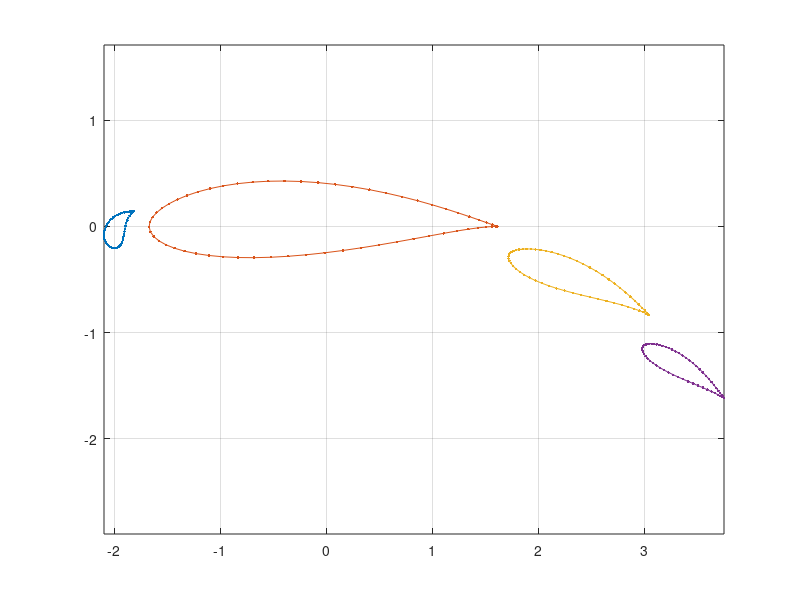
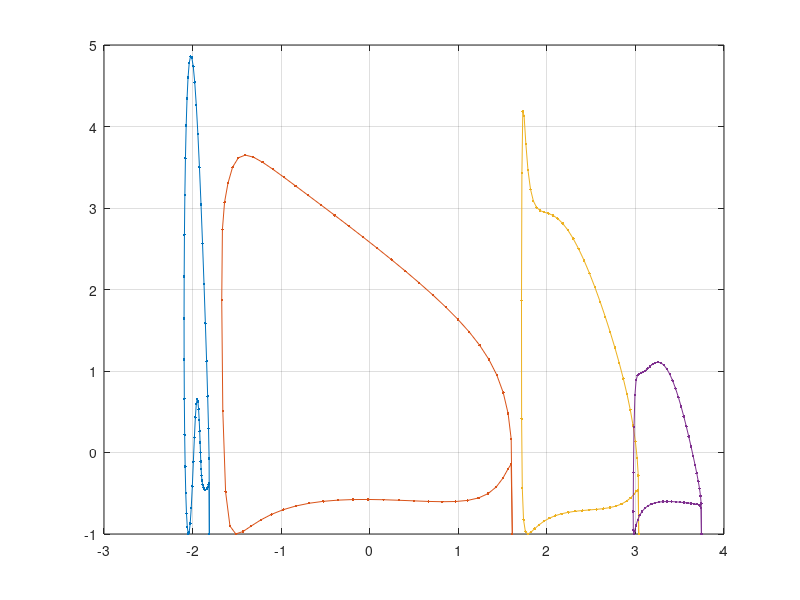

Reproduce these figures in MATLAB, in order.
%   Sudhoo_geom
%
%   Assemble, plot and save the Sudhoo-Hall four element aerofoil

% Clear the workspace
close all; clear; clc;

% Paste the geometry
x{1} = [-1.810750
-1.813307
-1.819881
-1.829545
-1.841627
-1.855592
-1.871002
-1.887487
-1.904719
-1.922406
-1.940276
-1.958075
-1.975563
-1.992516
-2.008723
-2.023988
-2.038132
-2.050994
-2.062434
-2.072331
-2.080587
-2.087128
-2.091904
-2.094890
-2.096085
-2.095517
-2.093234
-2.089312
-2.083850
-2.076969
-2.068811
-2.059536
-2.049322
-2.038360
-2.026854
-2.015013
-2.003050
-1.991177
-1.979600
-1.968513
-1.958090
-1.948480
-1.939801
-1.932126
-1.925480
-1.919823
-1.915041 
-1.910931
-1.907193
-1.903423 
-1.899126
-1.893757
-1.886803 
-1.877916 
-1.867077
-1.854739 
-1.841857
-1.829748 
-1.819801 
-1.813188 
-1.810750];

y{1} = [.144262
.143908
.143221
.142381
.141336
.139927
.137958
.135231
.131569
.126822
.120875
.113650
.105105
.095231
.084054
.071630
.058040
.043396
.027827
.011485
-.005463
-.022835
-.040441
-.058081
-.075553
-.092652
-.109176
-.124926
-.139711
-.153352
-.165678 
-.176535
-.185786
-.193310
-.199004 
-.202788 
-.204597 
-.204390 
-.202142 
-.197843 
-.191502 
-.183135 
-.172770
-.160436 
-.146163
-.129982 
-.111922 
-.092021 
-.070345 
-.047021 
-.022287 
.003448 
.029539 
.055080 
.078948 
.099961 
.117131 
.129908 
.138314 
.142857 
.144262];

cp{1} = [1.00000
.07316
-.29350 
-.68819 
-1.12057
-1.58530
-2.07106
-2.56321
-3.04525
-3.50005
-3.91095
-4.26266
-4.54201
-4.73859
-4.84514
-4.85779
-4.77612
-4.60311
-4.34486
-4.01033
-3.61084
-3.15964
-2.67136
-2.16149
-1.64583
-1.14006 
-.65932 
-.21780
.17142 
.49664
.74761
.91574
.99442
.97975 
.87206 
.67835
.41575 
.11432 
-.18372 
-.43183 
-.59331 
-.65402 
-.62449 
-.53076
-.40187 
-.26133 
-.12453 
.00032 
.10986 
.20348 
.28173
.34540 
.39499 
.43059 
.45184 
.45821 
.44937 
.42631
.39437 
.37553 
1.00000];

x{2} = [1.609991
1.597197
1.562304
1.507526
1.434580
1.345175
1.241054
1.123974
.995681
.857885
.712257
.560423
.403962
.244415
.083282
-.077974
-.237925
-.395181
-.548392
-.696249
-.837489
-.970904
-1.095341
-1.209718
-1.313032
-1.404386
-1.483033
-1.548449
-1.600418
-1.638910
-1.663200
-1.670707
-1.658681
-1.627123
-1.577778
-1.512232
-1.431593
-1.336754
-1.228589
-1.108034
-.976123 
-.833995 
-.682898 
-.524190 
-.359339 
-.189925 
-.017641 
.155708 
.328205 
.497829 
.662475 
.819979
.968178 
1.104986 
1.228497 
1.337078 
1.429391 
1.504290 
1.560569 
1.596648 
1.609991];

y{2} = [.000000
.004266
.016365
.035706
.061410
.092341
.127214
.164685
.203406
.242075
.279465
.314451
.346028
.373322
.395607
.412305
.422992
.427402
.425421
.417088
.402590
.382256
.356551
.326069
.291526
.253744
.213634
.172118
.129927
.087135 
.042789 
-.003832 
-.050962
-.095729
-.136638 
-.173315
-.205622 
-.233354 
-.256240
-.274006 
-.286426 
-.293361
-.294776 
-.290761 
-.281536 
-.267456
-.249014 
-.226836 
-.201675 
-.174405 
-.146008
-.117561 
-.090211 
-.065132 
-.043436 
-.026028 
-.013408 
-.005473
-.001464 
-.000124 
000000];

cp{2} = [1.00000
-.16576
-.47991
-.73400
-.95105 
-1.14235
-1.31613
-1.47851
-1.63379
-1.78478
-1.93312
-2.07959
-2.22440
-2.36734
-2.50797
-2.64574
-2.78005
-2.91032
-3.03598
-3.15649
-3.27111
-3.37866
-3.47686
-3.56131
-3.62366
-3.64929
-3.61607
-3.50073
-3.30410
-3.07111
-2.73613
-1.87063 
-.51231
.48457 
.90251 
.99932
.97005 
.90124 
.82653 
.75852
.70148 
.65633 
.62258 
.59910 
.58453
.57742 
.57628 
.57962 
.58589 
.59341 
.60024
.60396
.60132 
.58790 
.55774
.50396 
.42157
.31407
.20319 
.14344 
1.00000];

x{3} = [3.037048
3.032166
3.019220
2.999359
2.973296
2.941586
2.904713
2.863144
2.817344
2.767788
2.714960
2.659358
2.601492
2.541884
2.481068
2.419592
2.358007
2.296871
2.236734
2.178132
2.121578
2.067545
2.016457
1.968672
1.924478
1.884086
1.847642
1.815240
1.786958
1.762900
1.743237
1.728232
1.718244
1.713688
1.714979
1.722516
1.736648
1.757659
1.785726
1.820903
1.863110 
1.912130
1.967612 
2.029074
2.095908
2.167379 
2.242632 
2.320689 
2.400457 
2.480735 
2.560236 
2.637612 
2.711493 
2.780534 
2.843465 
2.899129 
2.946505 
2.984708 
3.012984 
3.030684 
3.037048];

y{3} = [-.832711
-.827725
-.814299
-.793708
-.767099
-.735587
-.700239
-.662065
-.622015
-.580976
-.539771 
-.499150 
-.459790
-.422283 
-.387137
-.354771
-.325514
-.299599
-.277167
-.258270
-.242872
-.230856
-.222040
-.216187
-.213036
-.212324
-.213816
-.217345
-.222824
-.230267
-.239777
-.251521
-.265690
-.282436 
-.301795 
-.323631
-.347638 
-.373376
-.400328 
-.427947 
-.455708 
-.483140 
-.509852 
-.535557 
-.560071 
-.583321
-.605332 
-.626221 
-.646172
-.665420
-.684216 
-.702793
-.721326 
-.739877 
-.758340 
-.776391 
-.793449 
-.808683 
-.821071
-.829487 
-.832711];

cp{3} = [1.00000
.28274
.06608 
-.13521
-.33141
-.52467
-.71602
-.90646
-1.09670
-1.28698
-1.47684
-1.66510
-1.84990
-2.02881
-2.19895
-2.35716
-2.50023
-2.62514
-2.72938
-2.81140
-2.87107
-2.91028
-2.93359
-2.94887
-2.96791
-3.00686
-3.08636
-3.23060
-3.46267
-3.78665
-4.12698
-4.18575 
-3.42610
-1.86116
-.41284 
.43553 
.82560 
.97094 
.99982
.97702 
.93430 
.88720
.84313 
.80534 
.77478 
.75123 
.73377 
.72117 
.71199 
.70465 
.69747 
.68858 
.67598 
.65763 
.63173
.59744 
.55580
.51107 
.47260 
.46313 
1.00000];

x{4} = [3.744949 
    3.742143
3.734796
3.723709
3.709420
3.692341
3.672790
3.651024
3.627256
3.601673
3.574451
3.545764
3.515796
3.484740
3.452803
3.420210
3.387197
3.354011
3.320904
3.288128
3.255927
3.224533
3.194154
3.164978
3.137166
3.110864
3.086209
3.063351
3.042472
3.023798
3.007615
2.994255
2.984083
2.977457
2.974694
2.976042
2.981682
2.991729
3.006235
3.025182 
3.048487 
3.076000 
3.107505 
3.142716 
3.181283 
3.222787 
3.266738 
3.312579
3.359681 
3.407352 
3.454836 
3.501327 
3.545986 
3.587959 
3.626405 
3.660528 
3.689609 
3.713037
3.730324
3.741095 
3.744949];

y{4} = [-1.616546
    -1.613143
-1.603945
-1.589732
-1.571191
-1.549014
-1.523890
-1.496491
-1.467460
-1.437401
-1.406870
-1.376375
-1.346370
-1.317257
-1.289380
-1.263032
-1.238449
-1.215814
-1.195255
-1.176854
-1.160643
-1.146618
-1.134742
-1.124964
-1.117226
-1.111482
-1.107710
-1.105920
-1.106151
-1.108462
-1.112920
-1.119576
-1.128453
-1.139537
-1.152758
-1.167978
-1.184991
-1.203541
-1.223348
-1.244128
-1.265609
-1.287541
-1.309707
-1.331925 
-1.354052 
-1.375982 
-1.397640 
-1.418980 
-1.439974
-1.460596 
-1.480810 
-1.500555 
-1.519723 
-1.538144 
-1.555578 
-1.571702 
-1.586116 
-1.598354 
-1.607895 
-1.614181 
-1.616546];

cp{4} = [1.00000
.62634
.53266 
.44428
.35263 
.25514
.15103
.04043 
-.07584
-.19645
-.31953
-.44280
-.56359
-.67894
-.78577
-.88100
-.96182 
-1.02592
-1.07177
-1.09890
-1.10812
-1.10164
-1.08304
-1.05699
-1.02871
-1.00328
-.98451
-.97362
-.96665
-.94934
-.88599
-.70399
-.31327
.24784 
.72473 
.95464
.99930 
.96013 
.89509
.82878
.77010 
.72152 
.68299 
.65358 
.63206 
.61721
.60784 
.60289 
.60138 
.60244 
.60531
.60935 
.61402 
.61892 
.62382
.62874 
.63408 
.64100 
.65257 
.67848 
1.00000];

% Plot the geometry
figure(); hold on; grid on; box on; axis equal;
for n = 1:length(x)
    plot(x{n},y{n},'.-')
end

% Plot the pressure distributions
figure(); hold on; grid on; box on;
for n = 1:length(x)
    plot(x{n},-cp{n},'.-')
end

% Save the geometry and pressures to file
filename = 'sudhoo.raw';
fid = fopen(filename,'w'); fprintf(fid,'x1 x2 x3 x4 y1 y2 y3 y4 cp1 cp2 cp3 cp4'); fclose(fid);
dlmwrite(filename,cat(2,cat(2,x{:}),cat(2,y{:}),cat(2,cp{:})),'-append','delimiter',' ',...
    'roffset',1,'precision','%10.8f')
